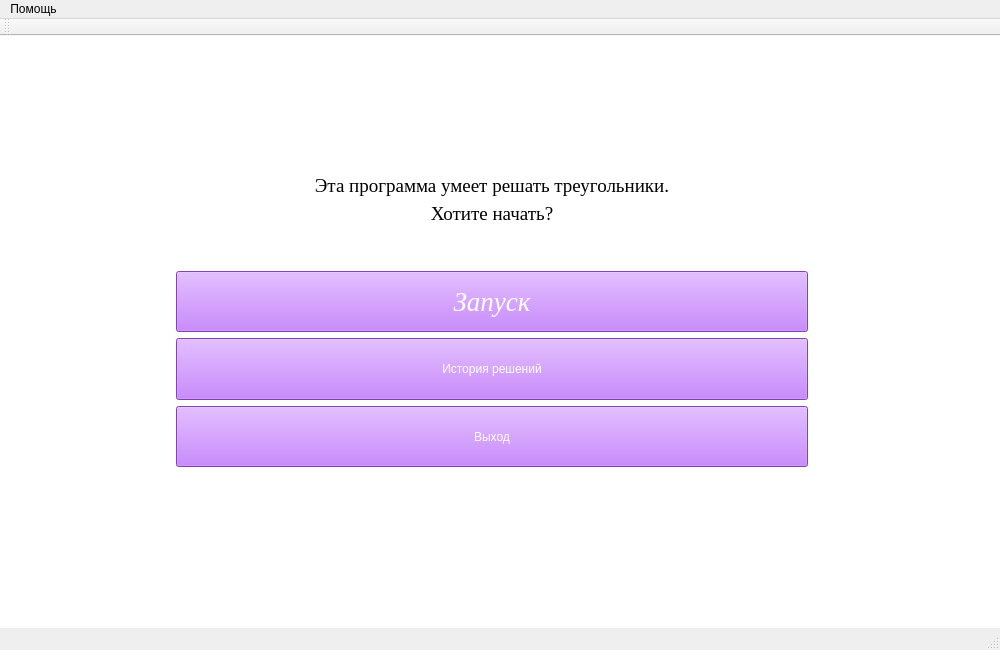
<?xml version="1.0" encoding="UTF-8"?>
<ui version="4.0">
 <class>MainWindow</class>
 <widget class="QMainWindow" name="MainWindow">
  <property name="geometry">
   <rect>
    <x>0</x>
    <y>0</y>
    <width>1000</width>
    <height>650</height>
   </rect>
  </property>
  <property name="windowTitle">
   <string>Решение треугольников</string>
  </property>
  <property name="styleSheet">
   <string notr="true"/>
  </property>
  <widget class="QWidget" name="centralwidget">
   <property name="styleSheet">
    <string notr="true">background-color: rgb(255, 255, 255);</string>
   </property>
   <widget class="QWidget" name="verticalLayoutWidget">
    <property name="geometry">
     <rect>
      <x>176</x>
      <y>100</y>
      <width>632</width>
      <height>331</height>
     </rect>
    </property>
    <layout class="QVBoxLayout" name="verticalLayout">
     <property name="sizeConstraint">
      <enum>QLayout::SetDefaultConstraint</enum>
     </property>
     <item>
      <widget class="QLabel" name="label">
       <property name="font">
        <font>
         <family>Times New Roman</family>
         <pointsize>14</pointsize>
        </font>
       </property>
       <property name="layoutDirection">
        <enum>Qt::LeftToRight</enum>
       </property>
       <property name="styleSheet">
        <string notr="true"/>
       </property>
       <property name="text">
        <string>Эта программа умеет решать треугольники.</string>
       </property>
       <property name="textFormat">
        <enum>Qt::AutoText</enum>
       </property>
       <property name="alignment">
        <set>Qt::AlignBottom|Qt::AlignHCenter</set>
       </property>
      </widget>
     </item>
     <item>
      <widget class="QLabel" name="label_2">
       <property name="font">
        <font>
         <family>Times New Roman</family>
         <pointsize>14</pointsize>
        </font>
       </property>
       <property name="text">
        <string>Хотите начать?</string>
       </property>
       <property name="alignment">
        <set>Qt::AlignHCenter|Qt::AlignTop</set>
       </property>
      </widget>
     </item>
     <item>
      <widget class="QPushButton" name="pushButton">
       <property name="sizePolicy">
        <sizepolicy hsizetype="Minimum" vsizetype="Minimum">
         <horstretch>0</horstretch>
         <verstretch>0</verstretch>
        </sizepolicy>
       </property>
       <property name="font">
        <font>
         <family>Times New Roman</family>
         <pointsize>20</pointsize>
         <weight>50</weight>
         <italic>true</italic>
         <bold>false</bold>
        </font>
       </property>
       <property name="layoutDirection">
        <enum>Qt::LeftToRight</enum>
       </property>
       <property name="styleSheet">
        <string notr="true">background-color: rgb(182, 92, 255);
font: italic 20pt &quot;Times New Roman&quot;;
color: rgb(255, 255, 255);</string>
       </property>
       <property name="text">
        <string>Запуск</string>
       </property>
       <property name="autoExclusive">
        <bool>false</bool>
       </property>
       <property name="autoDefault">
        <bool>false</bool>
       </property>
       <property name="default">
        <bool>false</bool>
       </property>
       <property name="flat">
        <bool>false</bool>
       </property>
      </widget>
     </item>
     <item>
      <widget class="QPushButton" name="pushButton_2">
       <property name="sizePolicy">
        <sizepolicy hsizetype="Minimum" vsizetype="Minimum">
         <horstretch>0</horstretch>
         <verstretch>0</verstretch>
        </sizepolicy>
       </property>
       <property name="styleSheet">
        <string notr="true">background-color: rgb(182, 92, 255);
font: italic 20pt &quot;Times New Roman&quot;;
color: rgb(255, 255, 255);</string>
       </property>
       <property name="text">
        <string>История решений</string>
       </property>
      </widget>
     </item>
     <item>
      <widget class="QPushButton" name="pushButton_3">
       <property name="sizePolicy">
        <sizepolicy hsizetype="Minimum" vsizetype="Minimum">
         <horstretch>0</horstretch>
         <verstretch>0</verstretch>
        </sizepolicy>
       </property>
       <property name="styleSheet">
        <string notr="true">background-color: rgb(182, 92, 255);
font: italic 20pt &quot;Times New Roman&quot;;
color: rgb(255, 255, 255);</string>
       </property>
       <property name="text">
        <string>Выход</string>
       </property>
      </widget>
     </item>
    </layout>
   </widget>
  </widget>
  <widget class="QMenuBar" name="menubar">
   <property name="geometry">
    <rect>
     <x>0</x>
     <y>0</y>
     <width>1000</width>
     <height>26</height>
    </rect>
   </property>
   <widget class="QMenu" name="menu">
    <property name="title">
     <string>Помощь</string>
    </property>
    <addaction name="action"/>
   </widget>
   <addaction name="menu"/>
  </widget>
  <widget class="QStatusBar" name="statusbar"/>
  <widget class="QToolBar" name="toolBar">
   <property name="windowTitle">
    <string>toolBar</string>
   </property>
   <attribute name="toolBarArea">
    <enum>TopToolBarArea</enum>
   </attribute>
   <attribute name="toolBarBreak">
    <bool>false</bool>
   </attribute>
  </widget>
  <action name="action">
   <property name="text">
    <string>О программе</string>
   </property>
  </action>
 </widget>
 <resources/>
 <connections/>
</ui>
